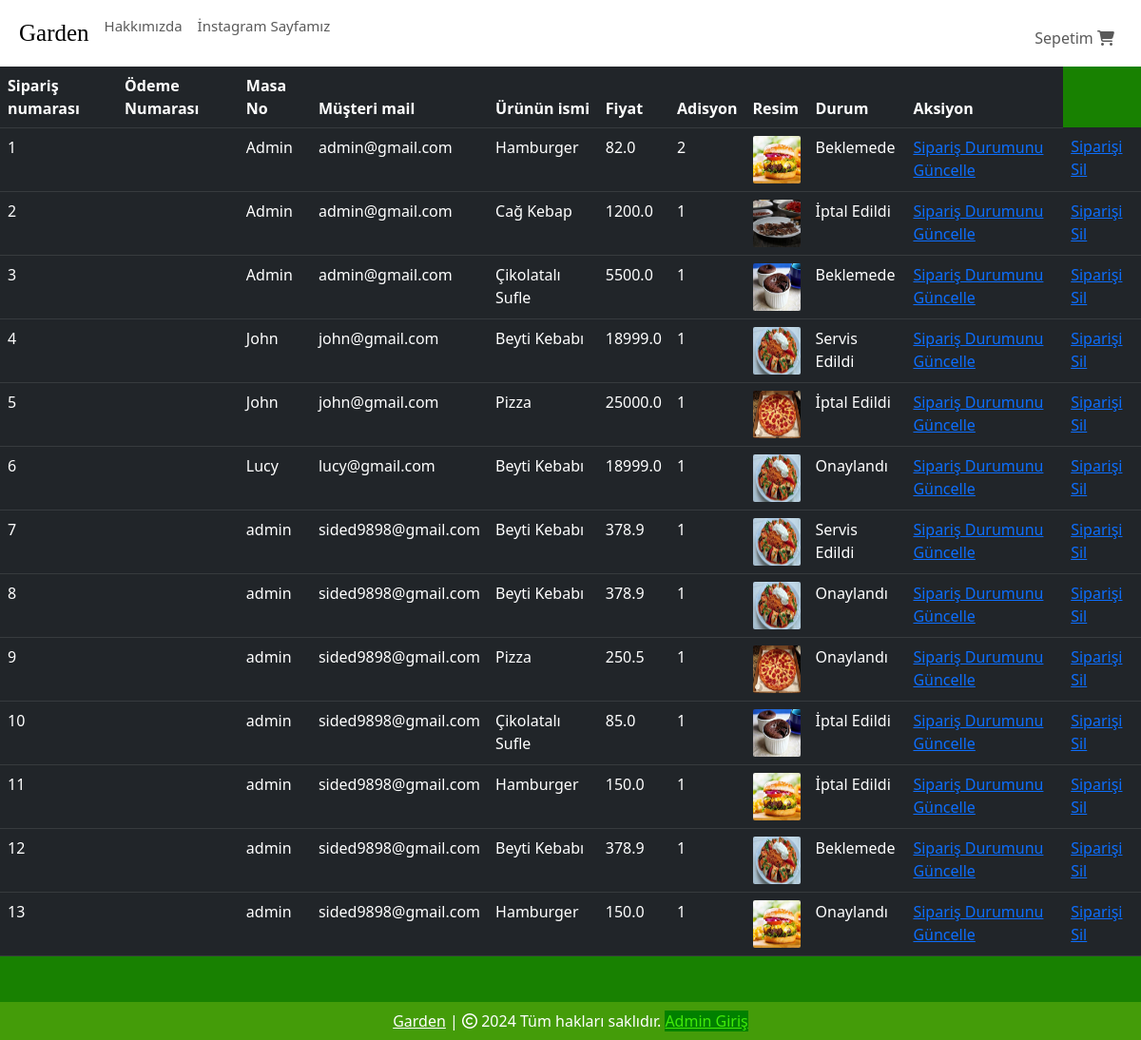
Before: /view-orders (signed in) with the older database file.
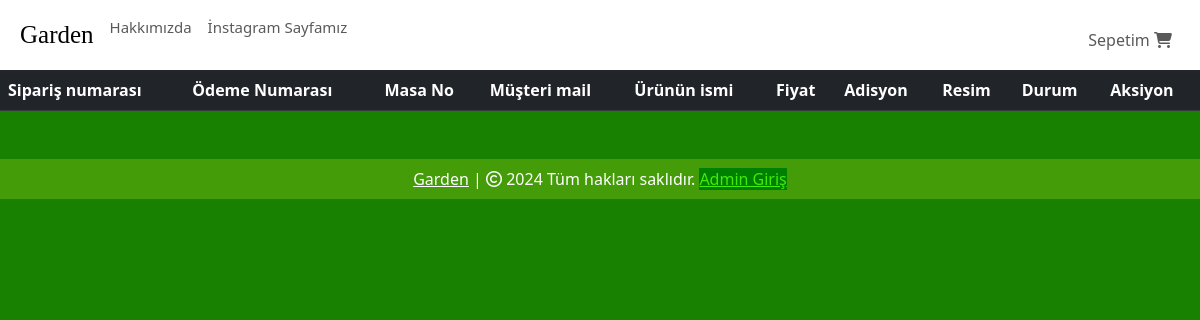
After: the same page with the newer database file.
### website/models.py (models this page shows, shortened)
class Order(db.Model):
    id = db.Column(db.Integer, primary_key=True)
    quantity = db.Column(db.Integer, nullable=False)
    price = db.Column(db.Float, nullable=False)
    status = db.Column(db.String(100), nullable=True)
    customer_link = db.Column(db.Integer, db.ForeignKey('customer.id'), nullable=True)
    product_link = db.Column(db.Integer, db.ForeignKey('product.id'), nullable=False)

class Customer(db.Model, UserMixin):
    id = db.Column(db.Integer, primary_key=True)
    email = db.Column(db.String(100), unique=True)
    username = db.Column(db.String(100))
    password_hash = db.Column(db.String(150))
    date_joined = db.Column(db.DateTime(), default=datetime.utcnow)
    MasaNo = db.Column(db.Integer)
    cart_items = db.relationship('Cart', backref=db.backref('customer', lazy=True))
    orders = db.relationship('Order', backref=db.backref('customer', lazy=True))
    @property
    def password(self):
        raise AttributeError('Password is not a readable Attribute')

class Product(db.Model):
    id = db.Column(db.Integer, primary_key=True)
    product_name = db.Column(db.String(100), nullable=False)
    current_price = db.Column(db.Float, nullable=False)
    previous_price = db.Column(db.Float, nullable=False)
    in_stock = db.Column(db.Integer, nullable=False)
    product_picture = db.Column(db.String(1000), nullable=False)
    flash_sale = db.Column(db.Boolean, default=False)
    date_added = db.Column(db.DateTime, default=datetime.utcnow)
    salad = db.Column(db.Boolean, default=False)
    main = db.Column(db.Boolean, default=False)
    colddrink = db.Column(db.Boolean, default=False)
    hotdrink = db.Column(db.Boolean, default=False)
    desert = db.Column(db.Boolean, default=False)
    sneak = db.Column(db.Boolean, default=False)
    carts = db.relationship('Cart', backref=db.backref('product', lazy=True))
    orders = db.relationship('Order', backref=db.backref('product', lazy=True))

### website/admin.py (the view)
@admin.route('/view-orders')
@login_required
def order_view():
    if current_user.id == 6:
        orders = Order.query.all()
        return render_template('view_orders.html', orders=orders)
    return render_template('404.html')

### website/templates/view_orders.html (shortened to what this page needs)
{% extends 'base.html' %}
{% block body %}
<table class="table table-dark table-hover">
    <thead>
        <tr>
            <th scope="col">Sipariş numarası</th>
            <th scope="col">Ödeme Numarası</th>
            <th scope="col">Masa No</th>
            <th scope="col">Müşteri mail</th>
            <th scope="col">Ürünün ismi</th>
            <th scope="col">Fiyat</th>
            <th scope="col">Adisyon</th>
            <th scope="col">Resim</th>
            <th scope="col">Durum</th>
            <th scope="col">Aksiyon</th>
        </tr>
    </thead>
    <tbody>
        {% for order in orders %}
        <tr>
            <td>{{ order.id }}</td>
            <td>{{ order.payment_id }}</td>
            <td>{{ order.customer.username }}</td>
            <td>{{ order.customer.email }}</td>
            <td>{{ order.product.product_name }}</td>
            <td>{{ order.price }}</td>
            <td>{{ order.quantity }}</td>
            <td><img src="{{ order.product.product_picture }}" alt="" style="height: 50px; width: 50px; border-radius: 2px;"></td>
            <td>{{ order.status}}</td>
            <td>
                <a href="/update-order/{{ order.id }}">Sipariş Durumunu Güncelle</a>
            </td>
            <td>
                <a href="/remove-order/{{ order.id }}">Siparişi Sil</a>
            </td>
        </tr>
        {% endfor %}
    </tbody>
</table>
{% endblock %}

Changed rows visible on the page:
removed Order: id "1", customer.username "Admin", customer.email "admin@gmail.com", product.product_name "Hamburger", price "82.0", quantity "2", product.product_picture (picture), status "Beklemede"
removed Order: id "2", customer.username "Admin", customer.email "admin@gmail.com", product.product_name "Cağ Kebap", price "1200.0", quantity "1", product.product_picture (picture), status "İptal Edildi"
removed Order: id "3", customer.username "Admin", customer.email "admin@gmail.com", product.product_name "Çikolatalı Sufle", price "5500.0", quantity "1", product.product_picture (picture), status "Beklemede"
removed Order: id "4", customer.username "John", customer.email "john@gmail.com", product.product_name "Beyti Kebabı", price "18999.0", quantity "1", product.product_picture (picture), status "Servis Edildi"
removed Order: id "5", customer.username "John", customer.email "john@gmail.com", product.product_name "Pizza", price "25000.0", quantity "1", product.product_picture (picture), status "İptal Edildi"
removed Order: id "6", customer.username "Lucy", customer.email "lucy@gmail.com", product.product_name "Beyti Kebabı", price "18999.0", quantity "1", product.product_picture (picture), status "Onaylandı"
removed Order: id "7", customer.username "admin", customer.email "sided9898@gmail.com", product.product_name "Beyti Kebabı", price "378.9", quantity "1", product.product_picture (picture), status "Servis Edildi"
removed Order: id "8", customer.username "admin", customer.email "sided9898@gmail.com", product.product_name "Beyti Kebabı", price "378.9", quantity "1", product.product_picture (picture), status "Onaylandı"
removed Order: id "9", customer.username "admin", customer.email "sided9898@gmail.com", product.product_name "Pizza", price "250.5", quantity "1", product.product_picture (picture), status "Onaylandı"
removed Order: id "10", customer.username "admin", customer.email "sided9898@gmail.com", product.product_name "Çikolatalı Sufle", price "85.0", quantity "1", product.product_picture (picture), status "İptal Edildi"
removed Order: id "11", customer.username "admin", customer.email "sided9898@gmail.com", product.product_name "Hamburger", price "150.0", quantity "1", product.product_picture (picture), status "İptal Edildi"
removed Order: id "12", customer.username "admin", customer.email "sided9898@gmail.com", product.product_name "Beyti Kebabı", price "378.9", quantity "1", product.product_picture (picture), status "Beklemede"
removed Order: id "13", customer.username "admin", customer.email "sided9898@gmail.com", product.product_name "Hamburger", price "150.0", quantity "1", product.product_picture (picture), status "Onaylandı"
